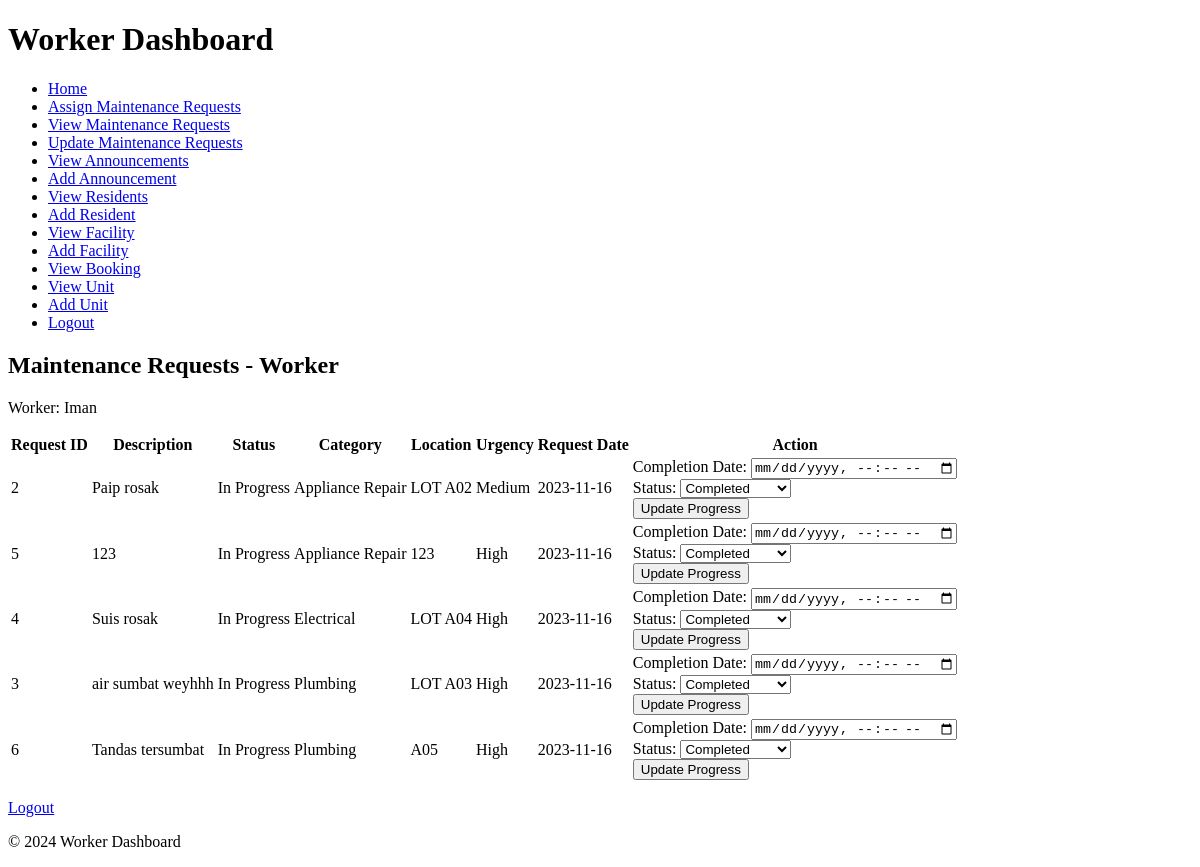
Before: /Worker/maintenance_requests_worker.php (signed in) with the older database file.
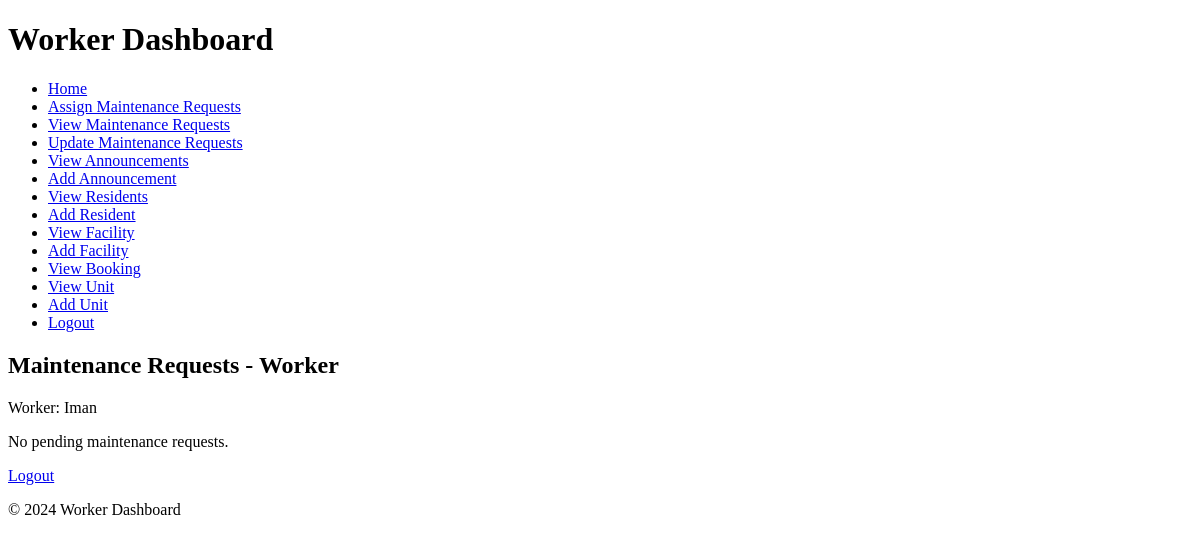
After: the same page with the newer database file.
### tables this page shows
CREATE TABLE `maintenance_request` (
  `request_id` int(20) NOT NULL,
  `description` text NOT NULL,
  `status` varchar(20) NOT NULL,
  `assigned_worker_id` int(11) DEFAULT NULL,
  `assignment_date` datetime DEFAULT NULL,
  `location` varchar(255) DEFAULT NULL,
  `urgency` varchar(50) DEFAULT NULL,
  `user_id` int(20) NOT NULL,
  `category_id` int(20) NOT NULL,
  `request_date` date DEFAULT NULL,
  `completion_date` date DEFAULT NULL
);

CREATE TABLE `category` (
  `category_id` int(11) NOT NULL,
  `category_name` varchar(255) NOT NULL
);

### Worker/maintenance_requests_worker.php (the view, shortened to what this page needs)
<?php
include '../include/connection.php';
include '../include/header_worker.php';
include '../include/sidebar_worker.php';
$userId = $_SESSION["user_id"];
$sql = "SELECT * FROM user WHERE user_id = $userId";
$result = $conn->query($sql);
if ($result->num_rows == 1) {
    $user = $result->fetch_assoc();
} else {
    $user = null;
}
$maintenanceRequestsSql = "SELECT maintenance_request.request_id, maintenance_request.description, maintenance_request.status, category.category_name AS category, maintenance_request.location, maintenance_request.urgency, maintenance_request.request_date, maintenance_request.completion_date
                          FROM maintenance_request
                          JOIN category ON maintenance_request.category_id = category.category_id
                          WHERE maintenance_request.Status IN ('Pending', 'In Progress')
                          ORDER BY maintenance_request.request_date DESC";
$maintenanceRequestsResult = $conn->query($maintenanceRequestsSql);
?>
<!DOCTYPE html>
<html lang="en">
<head>
</head>
<body>
    <h2>Maintenance Requests - Worker</h2>
    <?php if ($user): ?>
        <p>Worker: <?php echo $user['username']; ?></p>
        <?php if ($maintenanceRequestsResult->num_rows > 0): ?>
            <table>
                <thead>
                    <tr>
                        <th>Request ID</th>
                        <th>Description</th>
                        <th>Status</th>
                        <th>Category</th>
                        <th>Location</th>
                        <th>Urgency</th>
                        <th>Request Date</th>
                        <th>Action</th>
                    </tr>
                </thead>
                <tbody>
                    <?php while ($row = $maintenanceRequestsResult->fetch_assoc()): ?>
                        <tr>
                            <td><?php echo $row['request_id']; ?></td>
                            <td><?php echo $row['description']; ?></td>
                            <td><?php echo $row['status']; ?></td>
                            <td><?php echo $row['category']; ?></td>
                            <td><?php echo $row['location']; ?></td>
                            <td><?php echo $row['urgency']; ?></td>
                            <td><?php echo $row['request_date']; ?></td>
                            <td>
                                <?php if ($row['status'] == 'In Progress'): ?>
                                    <form method="post" action="">
                                        <label for="completion_date">Completion Date:</label>
                                        <input type="datetime-local" name="completion_date" required><br>
                                        <label for="status">Status:</label>
                                        <select name="status" required>
                                            <option value="Completed">Completed</option>
                                        </select><br>
                                        <input type="submit" value="Update Progress">
                                    </form>
                                <?php endif; ?>
                            </td>
                        </tr>
                    <?php endwhile; ?>
                </tbody>
            </table>
        <?php else: ?>
            <p>No pending maintenance requests.</p>
        <?php endif; ?>
        <p><a href="logout_worker.php">Logout</a></p>
    <?php else: ?>
        <p>Error: Worker not found.</p>
    <?php endif; ?>
    <?php include '../include/footer_worker.php'; ?>
</body>
</html>

Changed rows visible on the page:
removed maintenance_request: request_id "2", description "Paip rosak", status "In Progress", category.category_name "Appliance Repair", location "LOT A02", urgency "Medium", request_date "2023-11-16"
removed maintenance_request: request_id "5", description "123", status "In Progress", category.category_name "Appliance Repair", location "123", urgency "High", request_date "2023-11-16"
removed maintenance_request: request_id "4", description "Suis rosak", status "In Progress", category.category_name "Electrical", location "LOT A04", urgency "High", request_date "2023-11-16"
removed maintenance_request: request_id "3", description "air sumbat weyhhh", status "In Progress", category.category_name "Plumbing", location "LOT A03", urgency "High", request_date "2023-11-16"
removed maintenance_request: request_id "6", description "Tandas tersumbat", status "In Progress", category.category_name "Plumbing", location "A05", urgency "High", request_date "2023-11-16"
Other visible differences:
text no longer shown: "Request ID Description Status Category Location Urgency Request Date Action"
text now shown: "No pending maintenance requests."
